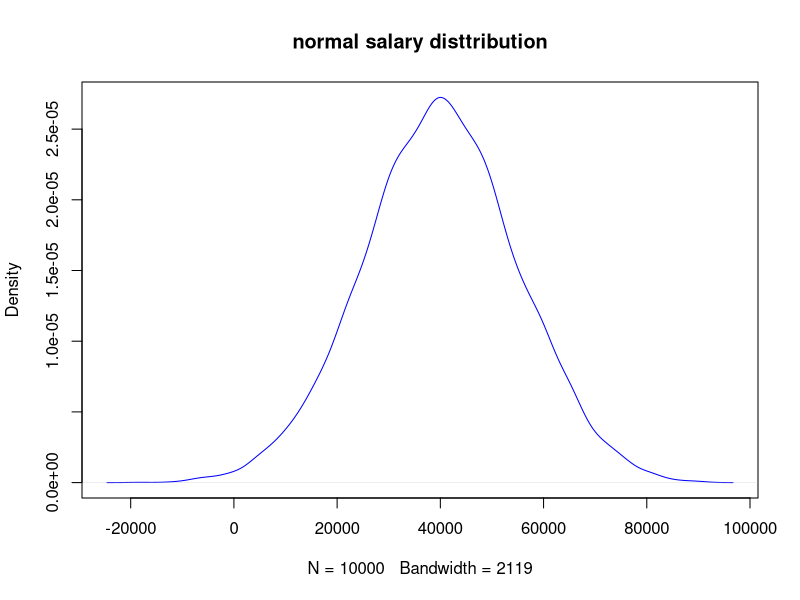
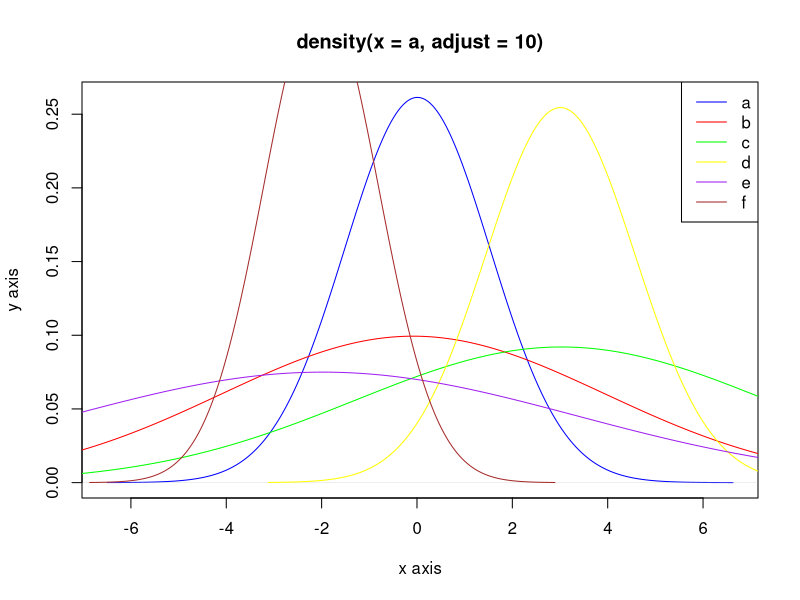

Here is the R script that generated these plots, in order: (Note: this script raises an error after producing the figures.)

## problem 4a
pnorm(57.75, mean = 50, sd = 6)
## problem 4b
1 - pnorm(50.45, mean = 50, sd = 6)
## problemd 4c
pnorm(59.4, mean = 50, sd = 6) - pnorm(52.4, mean = 50, sd = 6)
##problem 5
set.seed(12345)
salaries <- rnorm(n=10000,mean=40000,sd=15000)
plot(density(salaries), main = "normal salary disttribution", col = "blue")
qnorm(50.45, mean = 50, sd = 6)
##problem 6
a <- rnorm(1000, mean = 0, sd = sqrt(.4))
b <- rnorm(1000, mean = 0, sd = sqrt(3))
c <- rnorm(1000, mean = 3, sd = sqrt(3))
d <- rnorm(1000, mean = 3, sd = sqrt(.4))
e <- rnorm(1000, mean = -2, sd = sqrt(5))
f <- rnorm(1000, mean = -2, sd = sqrt(.25))
plot(density(a, adjust = 10),  col = "blue", ylab = "y axis", xlab = "x axis")
lines(density(b, adjust = 10), col = "red")
lines(density(c, adjust = 10), col = "green")
lines(density(d, adjust = 10), col = "yellow")
lines(density(e, adjust = 10), col = "purple")
lines(density(f, adjust = 10), col = "brown")
legend("topright", legend = c("a", "b", "c", "d", "e", "f"), col = c("blue", "red", "green", "yellow", "purple", "brown"), lty = 1)
##problem 7
##a
hist(drugCoverage$drugsmedia)
##b
boxplot(drugCoverage$drugsmedia)
boxplot(drugCoverage$approval)
##c
plot(drugCoverage$drugsmedia, drugCoverage$unemploy)
plot(drugCoverage$drugsmedia, drugCoverage$approval)
##d
plot(x = drugCoverage$Year, y = drugCoverage$drugsmedia, type = "l")
lines(drugCoverage$drugsmedia, col = "black")
plot(x = drugCoverage$Year, y = drugCoverage$approval, type = "l")
##problem 8
##a
democrat <- subset(wnominatehouse, wnominatehouse$party=="100")
dem88 <- subset(democrat, democrat$congress=="88")
dem107 <- subset(democrat, democrat$congress=="107")
republican <- subset(wnominatehouse, wnominatehouse$party=="200")
rep88 <- subset(republican, republican$congress=="88")
rep107 <- subset(republican,republican$congress=="107")
##b
median(dem88$wnominate)
median(dem107$wnominate)
##c
median(rep88$wnominate)
median(rep107$wnominate)
##d
sd(dem88$wnominate)
sd(dem107$wnominate)
##e
sd(rep88$wnominate)
sd(rep107$wnominate)
##f
hist(dem88$wnominate, col = "blue", xlim = c(-1,1))
hist(rep88$wnominate, col = "red", add=T)
box()
##g
hist(dem107$wnominate, col = "blue", xlim = c(-1,1))
hist(rep107$wnominate, col = "red", add=T)
box()
